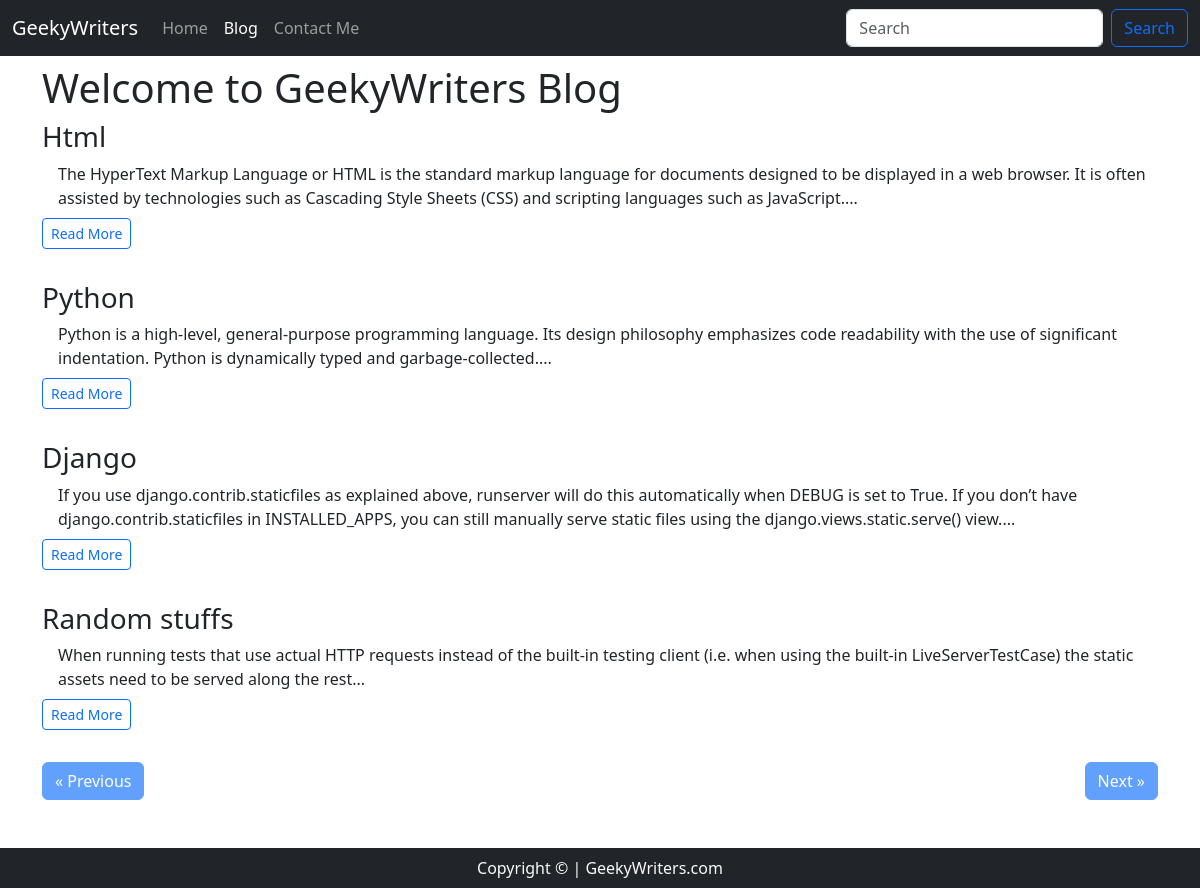
The page /blog/ on the database as committed earlier.
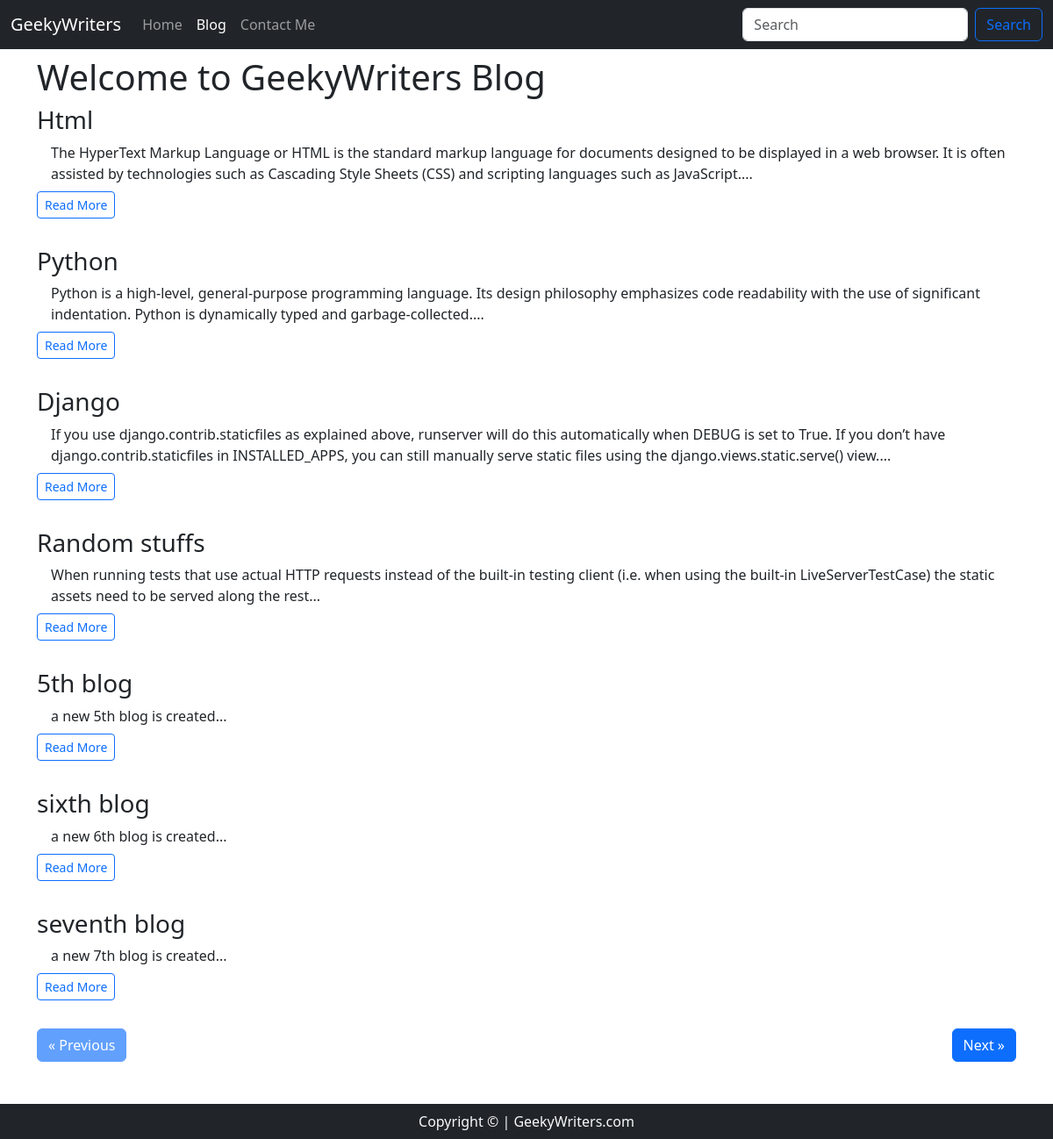
The same page on the database as committed later.
### blog/models.py (models this page shows, shortened)
class Blog(models.Model):
    sno = models.AutoField(primary_key=True)
    title = models.CharField(max_length=200)
    content = models.TextField()
    short_desc = models.CharField(max_length=290, default="")
    slug = models.CharField(max_length=100)
    time = models.DateTimeField(auto_now_add=True)

### blog/views.py (the view)
# urls.py: 2. Add a URL to urlpatterns:  path('blog/', include('blog.urls'))
def blog(request):
    no_of_posts = 7
    page = request.GET.get('page')
    if page is None:
        page = 1
    else:
        page = int(page)
    blogs = Blog.objects.all()
    length = len(blogs)
    blogs = Blog.objects.all()[(page - 1) * no_of_posts : page * no_of_posts]
    if page > 1:
        prev = page - 1
    else:
        prev = None
    if page < math.ceil(length/no_of_posts):
        nxt = page + 1
    else:
        nxt = None
    context = {'blogs': blogs, 'prev': prev, 'nxt': nxt}
    return render(request, 'bloghome.html', context)

### templates/bloghome.html (shortened to what this page needs)
{% extends 'base.html' %}
{% block blogactive %}active{% endblock blogactive %}
{% block body %}
<div class="container mb-5">
<h1 class="my-2">Welcome to GeekyWriters Blog</h1>
{% for blog in blogs %}
<div class="media my-2">
    <h3><a href="/blogpost/{{blog.slug}}" class="text-dark" style="text-decoration: none;">{{blog.title}}</a></h3>
    <div class="flex-grow-1 ms-3">
        {{blog.short_desc|slice:290}}...
    </div>
    <button class="btn btn-outline-primary my-2 mb-4 btn-sm"><a href="/blogpost/{{blog.slug}}" style="text-decoration: none;">Read More</a></button>
    </div>
  {% endfor %}
  <div class="my-2">
    {% if prev %}
    <a class="text-light" href="/blog/?page={{prev}}"></a><button class="btn btn-primary">&laquo; Previous</button></a>
    {% else %}
    <a class="text-light" href="#"></a><button class="btn btn-primary disabled">&laquo; Previous</button></a>
    {% endif %}
    {% if nxt %}
    <a class="text-light" href="/blog/?page={{nxt}}"></a><button class="btn btn-primary float-end">Next &raquo;</button></a>
    {% else %}
    <a class="text-light" href="#"></a><button class="btn btn-primary float-end disabled">Next &raquo;</button></a>
    {% endif %}
</div>
</div>
{% endblock body %}

### templates/base.html (shortened to what this page needs)
<!doctype html>
<html lang="en">
  <head>
    <link href="https://cdn.jsdelivr.net/npm/bootstrap@5.3.0-alpha1/dist/css/bootstrap.min.css" rel="stylesheet">
  </head>
  <body>
    <nav class="navbar navbar-expand-lg bg-dark navbar-dark">
        <div class="container-fluid">
          <a class="navbar-brand" href="/">GeekyWriters</a>
          <div class="collapse navbar-collapse" id="navbarSupportedContent">
            <ul class="navbar-nav me-auto mb-2 mb-lg-0">
              <li class="nav-item">
                <a class="nav-link {% block homeactive %}{% endblock homeactive %}" aria-current="page" href="/">Home</a>
              </li>
              <li class="nav-item">
                <a class="nav-link {% block blogactive %}{% endblock blogactive %}" href="/blog/">Blog</a>
              <li class="nav-item">
                <a class="nav-link {% block contactactive %}{% endblock contactactive %}" href="/contact/">Contact Me</a>
            </ul>
            <form action="/search/" method="get" class="d-flex" role="search">
              <input class="form-control me-2" type="search" placeholder="Search" aria-label="Search">
              <button class="btn btn-outline-primary" type="submit">Search</button>
            </form>
          </div>
        </div>
      </nav>
    {% block body %}{% endblock body %}
    <footer class="text-center py-2 text-light bg-dark">Copyright &copy; | GeekyWriters.com</footer>
  </body>
</html>

### templates/bloghome.html (style rules this page uses)
.container { min-height: 86.5vh; }

Rows that differ between the two databases and show on the page:
added Blog: title "5th blog", short_desc "a new 5th blog is created"
added Blog: title "sixth blog", short_desc "a new 6th blog is created"
added Blog: title "seventh blog", short_desc "a new 7th blog is created"
